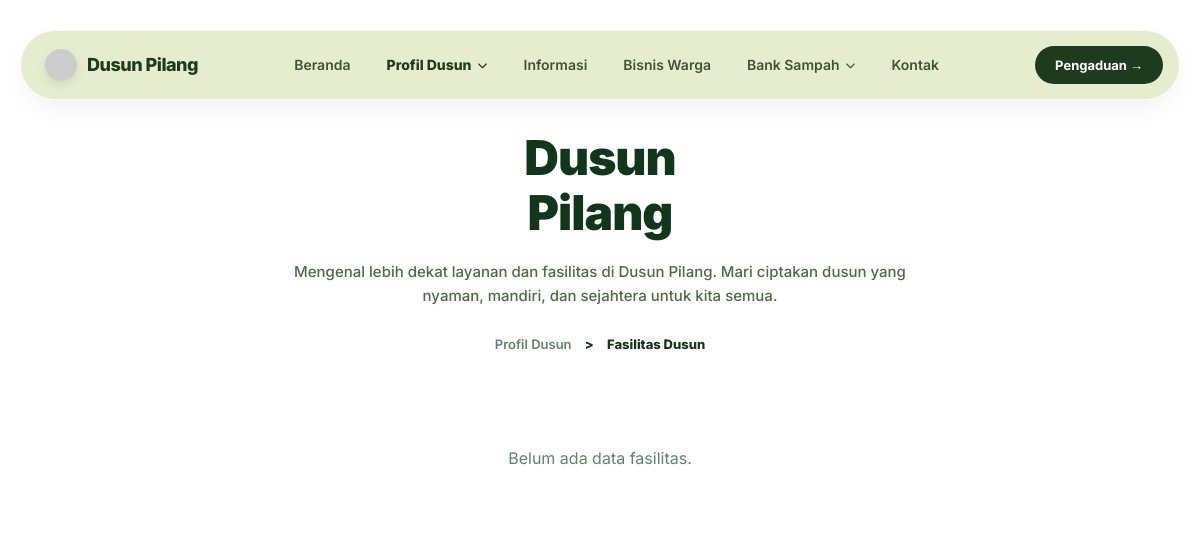
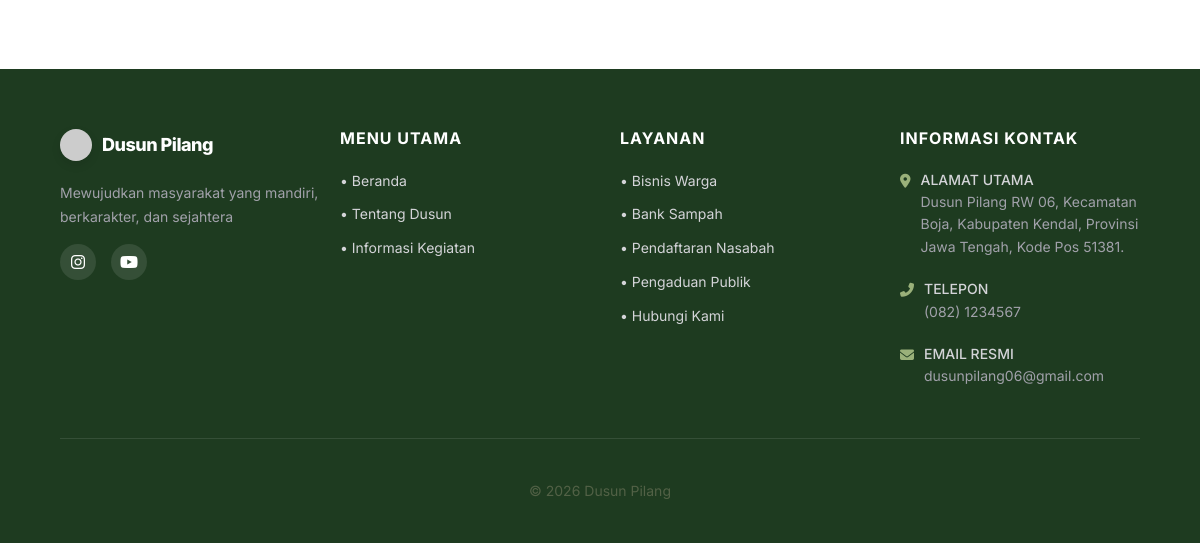
Page /fasilitas.php on the earlier database version (2 pictures, top to bottom).
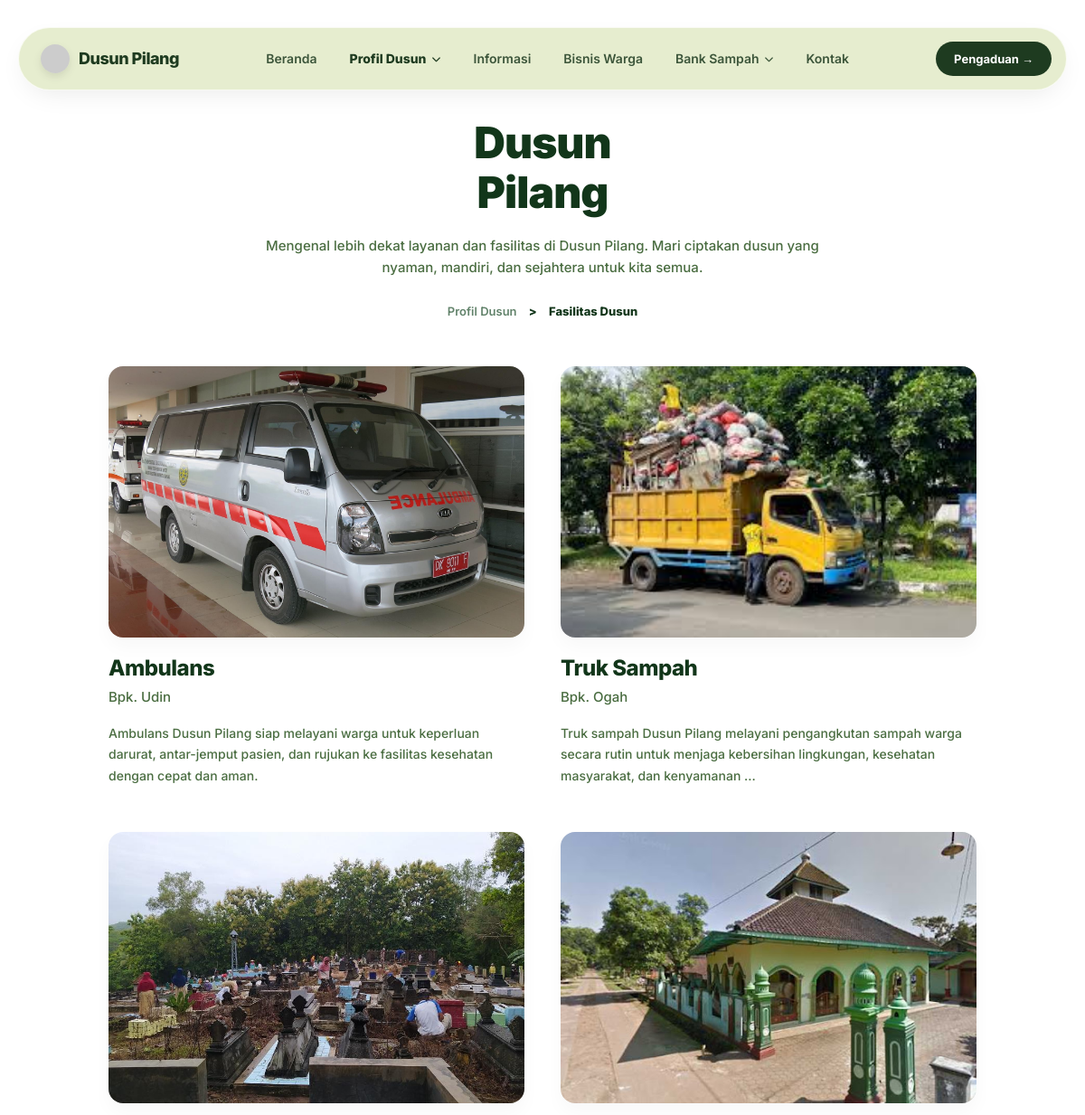
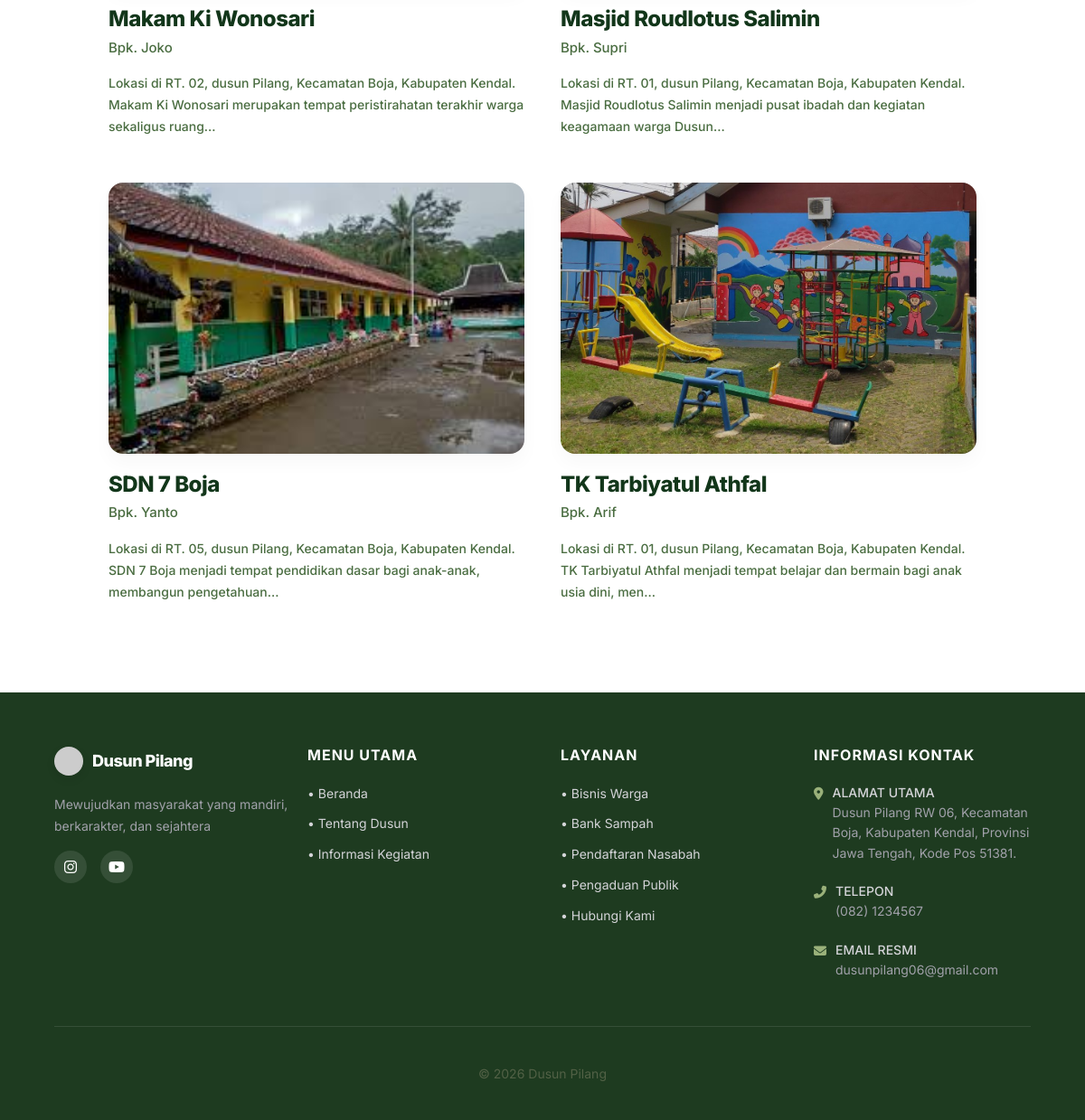
Same page on the later database version (2 pictures, top to bottom).
### tables this page shows
CREATE TABLE `t_fasilitas_dusun` (
  `id_fasilitas` int NOT NULL,
  `nama_fasilitas` varchar(200) DEFAULT NULL,
  `unit` int DEFAULT NULL,
  `penanggung_jawab` varchar(100) DEFAULT NULL,
  `foto` varchar(225) DEFAULT NULL,
  `keterangan` text,
  `created_at` timestamp NULL DEFAULT CURRENT_TIMESTAMP
);

### fasilitas.php (the view, shortened to what the changed rows need)
<?php
require_once 'config.php';
$query = mysqli_query($conn, "SELECT * FROM t_fasilitas_dusun ORDER BY id_fasilitas ASC");
?>
<!DOCTYPE html>
<html lang="id">
<head>
    <link rel="stylesheet" href="https://cdnjs.cloudflare.com/ajax/libs/font-awesome/6.4.0/css/all.min.css">
    <link rel="stylesheet" href="style.css">
</head>
<body>
    <div class="fasilitas-header">
        <h1 class="fasilitas-title">Dusun<br>Pilang</h1>
    </div>
    <div class="fasilitas-grid">
        <?php
        if($query && mysqli_num_rows($query) > 0) {
            while($f = mysqli_fetch_array($query)) {
                ?>
                <div class="f-card" onclick="openModal(<?php echo $f['id_fasilitas']; ?>)">
                    <img src="assets/<?php echo $f['foto'] ? $f['foto'] : 'placeholder.jpg'; ?>" class="f-img" alt="<?php echo htmlspecialchars($f['nama_fasilitas']); ?>" onerror="this.src='https://via.placeholder.com/600x400/e2e8f0/64748b?text=Fasilitas'">
                    <h2 class="f-title"><?php echo htmlspecialchars($f['nama_fasilitas']); ?></h2>
                    <div class="f-pj">Bpk. <?php echo htmlspecialchars(str_replace('Bpk. ', '', $f['penanggung_jawab'])); ?></div>
                    <div class="f-desc"><?php echo htmlspecialchars(mb_strimwidth($f['keterangan'], 0, 150, "...")); ?></div>
                </div>
                <?php
            }
        } else {
            echo '<div style="grid-column: 1/-1; text-align: center; color: #62836b; padding: 40px;">Belum ada data fasilitas.</div>';
        }
        ?>
    </div>
</body>
</html>

Differences in the rows shown:
added t_fasilitas_dusun: foto (picture), nama_fasilitas "Ambulans", penanggung_jawab "Udin", keterangan "Ambulans Dusun Pilang siap melayani warga untuk keperluan darurat, antar-jemput pasien, dan rujukan ke fasilitas kesehatan dengan cepat dan aman."
added t_fasilitas_dusun: foto (picture), nama_fasilitas "Truk Sampah", penanggung_jawab "Ogah", keterangan "Truk sampah Dusun Pilang melayani pengangkutan sampah warga secara rutin untuk menjaga kebersihan lingkungan, kesehatan masyarakat, dan kenyamanan ..."
added t_fasilitas_dusun: foto (picture), nama_fasilitas "Makam Ki Wonosari", penanggung_jawab "Joko", keterangan "Lokasi di RT. 02, dusun Pilang, Kecamatan Boja, Kabupaten Kendal. Makam Ki Wonosari merupakan tempat peristirahatan terakhir warga sekaligus ruang..."
added t_fasilitas_dusun: foto (picture), nama_fasilitas "Masjid Roudlotus Salimin", penanggung_jawab "Supri", keterangan "Lokasi di RT. 01, dusun Pilang, Kecamatan Boja, Kabupaten Kendal. Masjid Roudlotus Salimin menjadi pusat ibadah dan kegiatan keagamaan warga Dusun..."
added t_fasilitas_dusun: foto (picture), nama_fasilitas "SDN 7 Boja", penanggung_jawab "Yanto", keterangan "Lokasi di RT. 05, dusun Pilang, Kecamatan Boja, Kabupaten Kendal. SDN 7 Boja menjadi tempat pendidikan dasar bagi anak-anak, membangun pengetahuan..."
added t_fasilitas_dusun: foto (picture), nama_fasilitas "TK Tarbiyatul Athfal", penanggung_jawab "Arif", keterangan "Lokasi di RT. 01, dusun Pilang, Kecamatan Boja, Kabupaten Kendal. TK Tarbiyatul Athfal menjadi tempat belajar dan bermain bagi anak usia dini, men..."
Other differences:
text no longer shown: "Belum ada data fasilitas."
